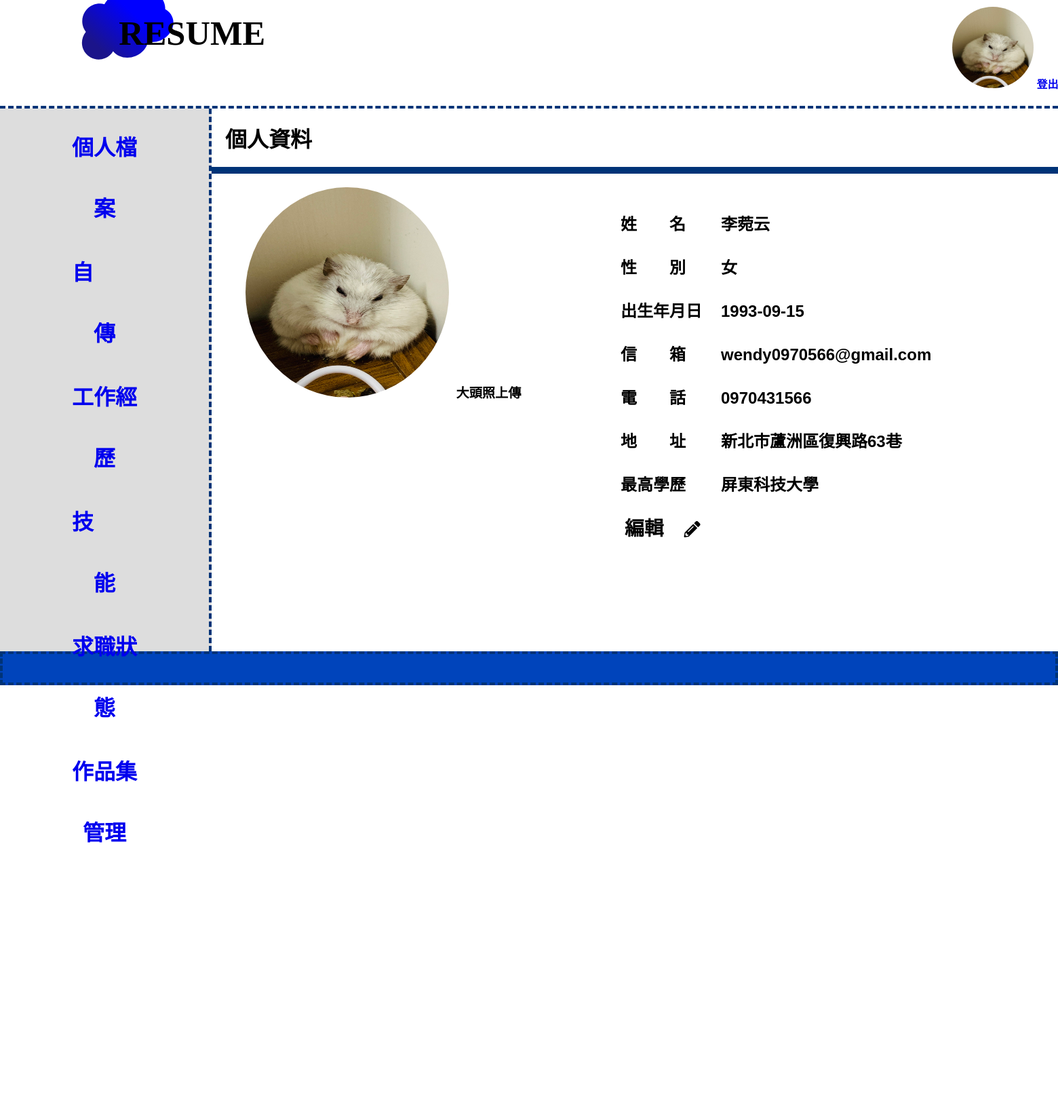
The app's page /admin.php with its own data.
### tables this page shows
CREATE TABLE `photo` (
  `id` int(10) UNSIGNED NOT NULL,
  `photo` varchar(50) NOT NULL,
  `sh` int(5) NOT NULL DEFAULT 0
);

CREATE TABLE `data` (
  `id` int(5) UNSIGNED NOT NULL,
  `name` varchar(5) NOT NULL,
  `gender` varchar(5) NOT NULL,
  `birth` date NOT NULL,
  `email` varchar(50) NOT NULL,
  `tel` varchar(10) NOT NULL,
  `addr` varchar(30) NOT NULL,
  `edu` varchar(20) NOT NULL
);

### base.php (called while the page is built, shortened)
<?php
$dsn="mysql:host=localhost;charset=utf8;dbname=resume";
$pdo=new PDO($dsn,'root','0970431566');
function all($table,...$arg){
    global $pdo;
    $sql="select * from $table ";
    if(!empty($arg[0])){
        foreach($arg[0] as $key => $value){
            $tmp[]=sprintf("`%s`='%s'",$key,$value);
        }
        $sql=$sql ." where ". implode(" && ",$tmp);
    }
    return $pdo->query($sql)->fetchAll();
}
?>

### admin/data.php (the view)
<div class="title">個人資料</div>
    <div class="content">
        <div class="photo">
        <?php
                $table="photo";
                $rows=all($table,['sh'=>'1']);
                foreach($rows as $u){
        ?>
            <img src="<?=$u['photo'];?>" style="width:300px;height:310px;border-radius:50%;">
        <?php
                }
                ?>
               <input type="button" value="大頭照上傳" onclick="op('#cover','#cvr','./view/photo.php?table=<?=$table;?>')">
            </div>
        <div class="">
           <div style="position:relative;left:550px;top:-300px;font-size:1.5em;line-height:60px;"> <form  method="post">
                <?php
                $table="data";
               $rows=all($table);
                foreach($rows as $u){
                ?>
                    <table >
                        <tr>
                            <td>姓&emsp;&emsp;名</td>
                            <td><?=$u['name'];?></td>
                        </tr>
                        <tr>
                            <td>性&emsp;&emsp;別</td>
                            <td><?=$u['gender'];?></td>
                        </tr>
                        <tr>
                            <td>出生年月日&emsp;</td>
                            <td><?=$u['birth'];?></td>
                        </tr>
                        <tr>
                            <td>信&emsp;&emsp;箱</td>
                            <td><?=$u['email'];?></td>
                        </tr>
                        <tr>
                            <td>電&emsp;&emsp;話</td>
                            <td><?=$u['tel'];?></td>
                        </tr>
                        <tr>
                            <td>地&emsp;&emsp;址</td>
                            <td><?=$u['addr'];?></td>
                        </tr>
                        <tr>
                            <td>最高學歷&emsp;</td>
                            <td><?=$u['edu'];?></td>
                        </tr>
                    </table>
                <?php
                }
                ?>
                    <table>
                        <tr>
                            <td><input type="button" value="編輯" onclick="op('#cover','#cvr','./view/data.php')">&emsp;<i class="fas fa-pencil-alt"></i></td>
                        </tr>
                    </table>
            </form>
            </div>
        </div>
    </div>

### admin.php (shortened to what this page needs)
<?php include_once "base.php";?>
<!DOCTYPE html>
<html lang="en">
<head>
    <link rel="stylesheet" href="./css/all.min.css">
</head>
<body>
<div class="BG">
    <div class="main">
        <div class="top">
        <svg version="1.1" id="åå±¤_1" xmlns="http://www.w3.org/2000/svg" xmlns:xlink="http://www.w3.org/1999/xlink" x="0px" y="0px" viewBox="0 0 1334 750" style="" xml:space="preserve">
<text transform="matrix(1 0 0 1 278.228 221.8599)" class="st2 st3">RESUME</text>
</svg></div>
        <div class="login">
            <?php
                $table="photo";
                $rows=all($table,['sh'=>'1']);
                foreach($rows as $u){
                    ?>
            <img src="<?=$u['photo'];?>" style="width:120px;height:120px;border-radius:50%;">
            <?php
                }
                ?>
               <a href="index.php">登出</a>
        </div>
    </div>
    <div class="Bg">
        <div class="meun">
        <table>
            <tr>
                <td> <a href="?do=data">個人檔案</a></td>
            </tr>
            <tr>
                <td> <a href="?do=aut">自&emsp;&emsp;傳</a></td>
            </tr>
            <tr>
                <td> <a href="?do=exp">工作經歷</a></td>
            </tr>
            <tr>
                <td> <a href="?do=skill">技&emsp;&emsp;能</a></td>
            </tr>
            <tr>
                <td> <a href="?do=job">求職狀態</a></td>
            </tr>
            <tr>
                <td> <a href="?do=file">作品集管理</a></td>
            </tr>
            <tr>
                <td> <a href="?do=image">圖片管理</a></td>
            </tr>
            <tr>
                <td> <a href="?do=user">變更帳戶</a></td>
            </tr>
        </table>
        </div>
        <div class="bg">
                <?php
                $do=(!empty($_GET['do']))?$_GET['do']:"data";
                $path="./admin/".$do.".php";
                if(file_exists($path)){
                    include $path;
                }else{
                    include "./admin/data.php";
                }
                ?>
            </div>
        </div>
    </div>
    <div class="footer"></div>
</body>
</html>

### admin.php (style rules this page uses)
body { font-weight:bold; font-family: 'Noto Sans TC', sans-serif; }
a { text-decoration:none; }
* { margin:0; box-sizing: border-box; }
.BG { width:100%; height:100%; margin:0px; }
.main { width:100%; height:160px; border-bottom:4px dashed #003377; }
.top { width:60%; height:150px; background:white; position:relative;top:-90px;left:-20px; font-family: 'Love Ya Like A Sister', cursive; }
.login { width:300px; height:150px; position:relative;top:-90%;left:90%; }
.Bg { width:100%; height:800px; background:orange; }
.meun { width:20%; height:100%; background:#DDDDDD; position:relative; padding:10px 100px; text-align:center; border-right:4px dashed #003377; font-size:2em; line-height:90px; }
.bg { width:80%; height:100%; background:white; position:relative; top:-100%;left:20%; }
.footer { width:100%; height:50px; border:4px dashed #003377; background:#0044BB; justify-content: baseline; }
.title { font-size:2em; padding:20px; border-bottom:10px solid #003377; }
.content { padding:20px 50px; }
input { background:none; border:none; height:40px; font-size:1.2em; font-weight:900; }
.st2 { font-family:'Algerian'; }
.st3 { font-size:72px; }

### records on screen
photo: photo (picture)
data: name "李菀云", gender "女", birth "1993-09-15", email "wendy0970566@gmail.com", tel "0970431566", addr "新北市蘆洲區復興路63巷", edu "屏東科技大學"
